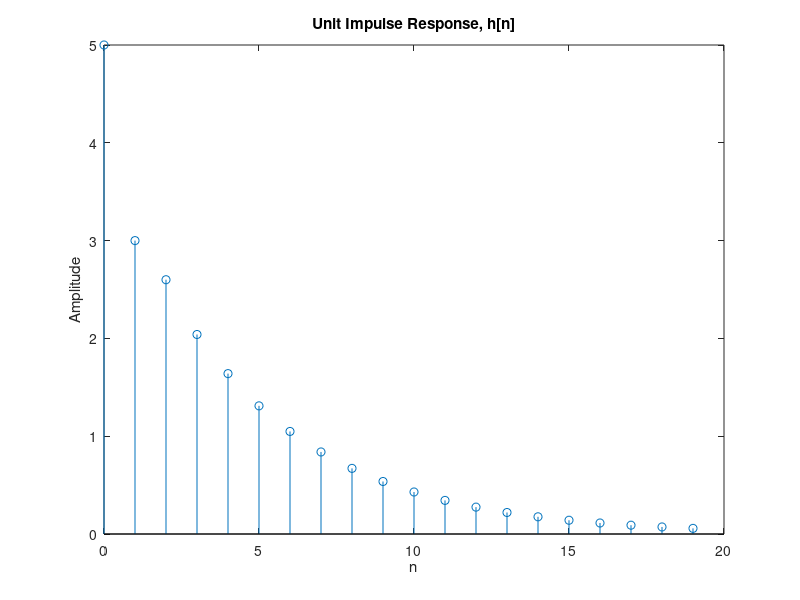

Source code (MATLAB):
close all;
clear;
clc;
N = 20;
b = [5 0 0];
a = [1 -0.6 -0.16];
f = [1,zeros(1,N-1)]; %generation  of unit impulse
h = filter(b,a,f);
n = 0:1:N-1;
stem(n,h);
title('Unit Impulse Response, h[n]'), xlabel('n'), ylabel('Amplitude');
